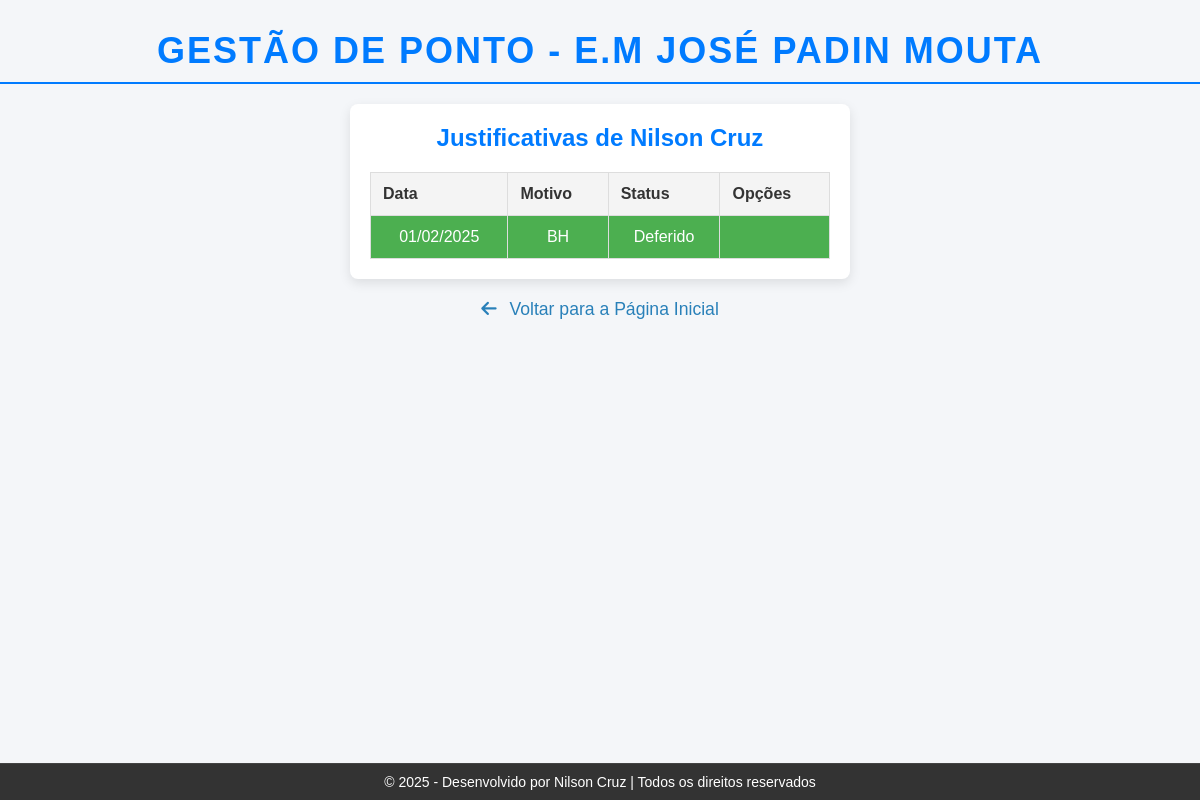
Page /minhas_justificativas (signed in) on the earlier database version.
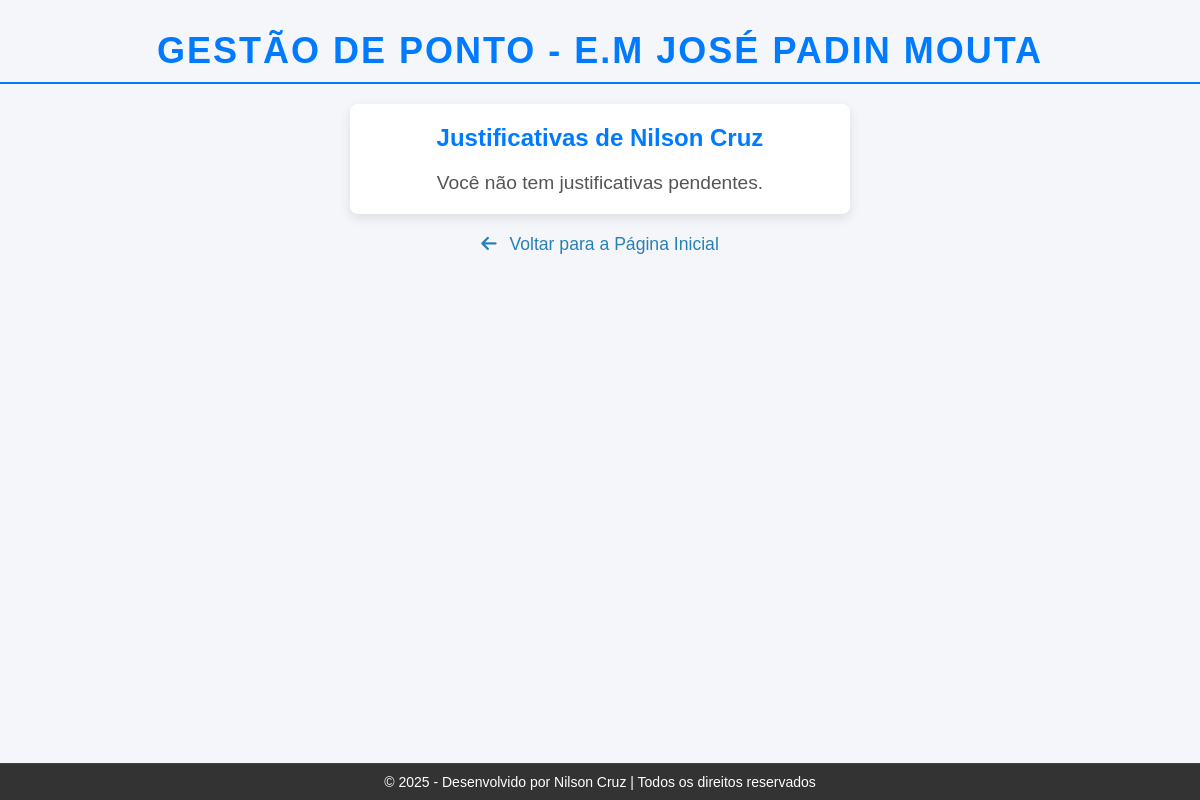
Same page on the later database version.
### app.py (models this page shows)
class Agendamento(db.Model):
    __tablename__ = 'agendamento'
    id = db.Column(db.Integer, primary_key=True)
    funcionario_id = db.Column(db.Integer, db.ForeignKey('user.id'), nullable=False)
    status = db.Column(db.String(50), nullable=False)
    data = db.Column(db.Date, nullable=False)
    motivo = db.Column(db.String(100), nullable=False)
    tipo_folga = db.Column(db.String(50))  # Coluna tipo_folga
    data_referencia = db.Column(db.Date)  # Coluna data_referencia
    horas = db.Column(db.Integer, nullable=True)  # Coluna para horas
    minutos = db.Column(db.Integer, nullable=True)  # Coluna para minutos
    funcionario = db.relationship('User', backref='agendamentos_funcionario', lazy=True)  # Alteração aqui

### app.py (the view)
@app.route('/minhas_justificativas')
@login_required
def minhas_justificativas():
    agendamentos = Agendamento.query.filter_by(funcionario_id=current_user.id).all()
    print(f"Agendamentos: {agendamentos}")  # Adicione isso para verificar os dados
    return render_template('minhas_justificativas.html', agendamentos=agendamentos)

### app.py (called while the page is built)
@login_manager.user_loader
def load_user(user_id):
    return User.query.get(int(user_id))

### templates/minhas_justificativas.html (shortened to what this page needs)
<!DOCTYPE html>
<html lang="pt-br">
<head>
    <link rel="stylesheet" href="{{ url_for('static', filename='css/style.css') }}">
    <link rel="stylesheet" href="https://cdnjs.cloudflare.com/ajax/libs/font-awesome/5.15.4/css/all.min.css">
    <link rel="stylesheet" href="https://cdnjs.cloudflare.com/ajax/libs/font-awesome/6.0.0-beta3/css/all.min.css">
</head>
<body>
    <div class="titulo-container">
        <h1 class="titulo-site">Gestão de Ponto - E.M José Padin Mouta</h1>
    </div>
    <div class="container">
        <h2>Justificativas de {{ current_user.nome }}</h2>
        {% if agendamentos %}
        <table>
            <thead>
                <tr>
                    <th>Data</th>
                    <th>Motivo</th>
                    <th>Status</th>
                    <th>Opções</th>
                </tr>
            </thead>
            <tbody>
                {% for agendamento in agendamentos %}
                <tr class="status-{{ agendamento.status|replace('_', '-') }}">
                    <td>{{ agendamento.data.strftime('%d/%m/%Y') }}</td>
                    <td>{{ agendamento.motivo | default('Não informado') }}</td>
                    <td>
                        {% set status_map = {'em_espera': 'Em Espera', 'deferido': 'Deferido', 'indeferido': 'Indeferido'} %}
                        {{ status_map.get(agendamento.status, 'Status Desconhecido') }}
                    </td>
                    <td>
                    </td>
                </tr>
                {% endfor %}
            </tbody>
        </table>
        {% else %}
        <div class="no-data">
            <p>Você não tem justificativas pendentes.</p>
        </div>
        {% endif %}
    </div>
        <a href="{{ url_for('index') }}" class="voltar-link">
            <i class="fas fa-arrow-left"></i> Voltar para a Página Inicial
        </a>
    <footer class="footer">
        <p>&copy; 2025 - Desenvolvido por Nilson Cruz | Todos os direitos reservados</p>
    </footer>
</body>
</html>

Differences in the rows shown:
removed Agendamento: data "01/02/2025", motivo "BH", get "Deferido"
Other differences:
text no longer shown: "Data Motivo Status Opções"
text now shown: "Você não tem justificativas pendentes."
